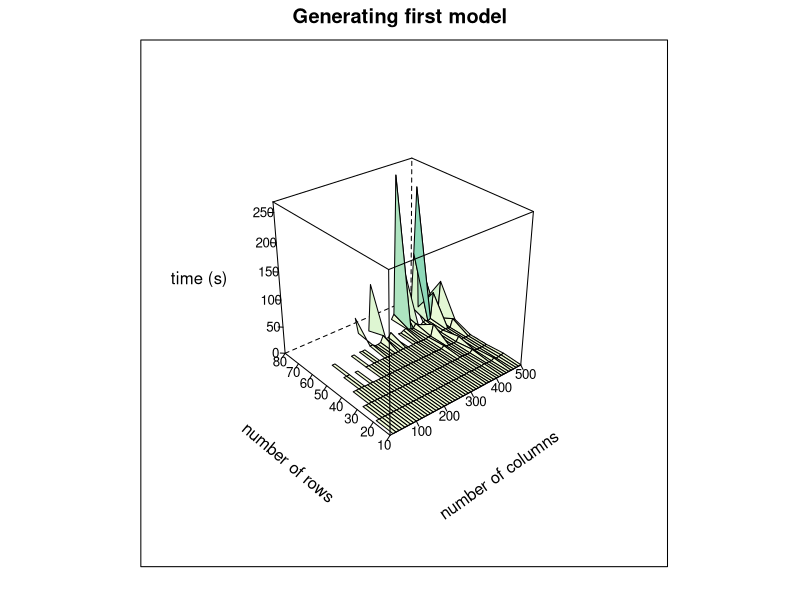
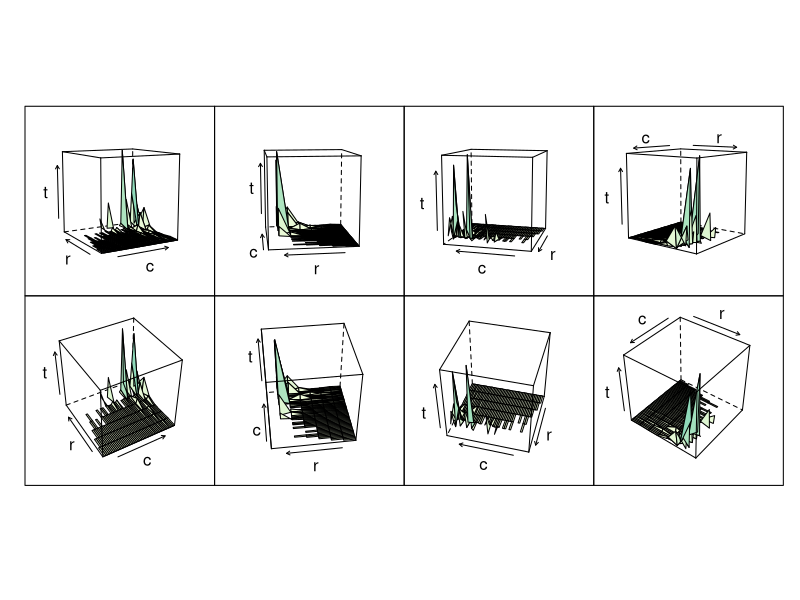
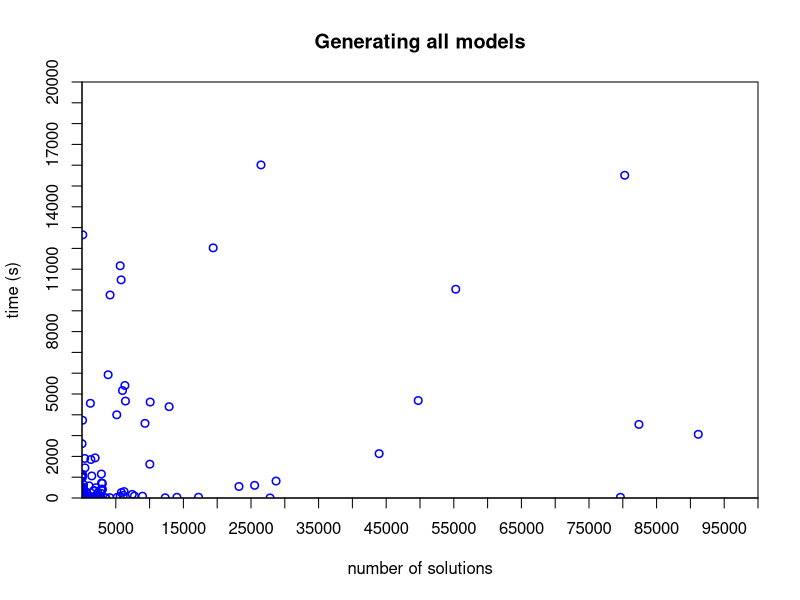
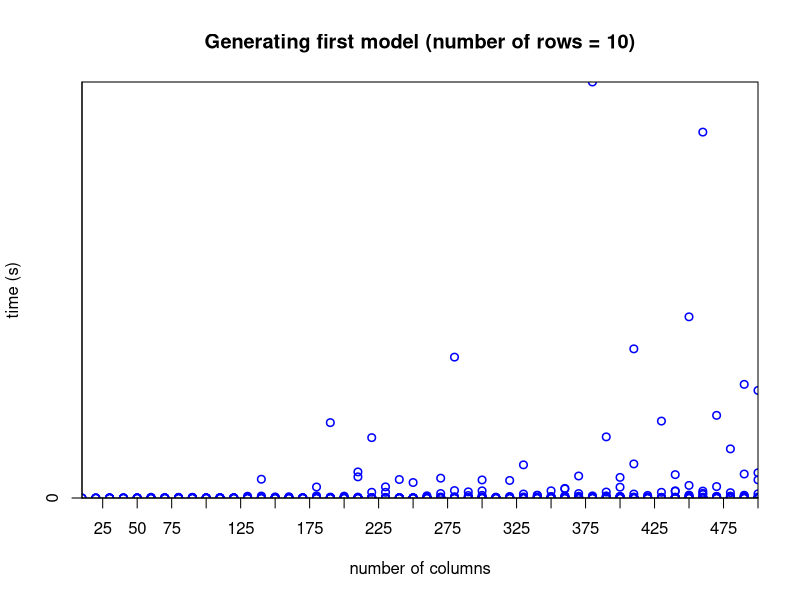

Source code (R) for these figures, in order:
library(lattice)

#read and print data
data <- read.csv(file="benchmark1_results.csv", sep=" ")
no_na_data <- na.omit(data)
print(no_na_data)

rows <- data[1]
cols <- data[2]
healthy <- data[3]
time_first <- data[4]
time_all <- data[5]
solutions <- data[6]


#start plot axes in (0,0)
par(xaxs="i", yaxs="i") 
par(mgp=c(3,1,0))


#rows - columns - time_first
wireframe(time_first ~ cols * rows, data=no_na_data, main = "Generating first model", drape = TRUE, perspective=TRUE, colorkey=FALSE, xlab=list("number of columns", rot=35), ylab=list("number of rows", rot=-40), zlab="time (s)", xlim=c(min(cols),max(cols)), ylim=c(min(rows),max(rows)), zlim=c(min(time_first),max(time_first)), scales = list(arrows=FALSE,font = 0.3,tck = c(0.5, 0.5, 0.5),distance =c(2, 2, 2)),zoom = 0.6, cex.lab=0.05)


#rows - columns - time_first (different angles)
p <- wireframe(time_first ~ cols * rows, data=no_na_data, drape = TRUE, colorkey=FALSE, xlab="c", ylab="r", zlab="t",cex.lab=0.05, lab=3)
npanel <- c(4, 2)
rotx <- c(-50, -80)
rotz <- seq(30, 300, length = npanel[1]+1)
update(p[rep(1, prod(npanel))], layout = npanel,
    panel = function(..., screen) {
        panel.wireframe(..., screen = list(z = rotz[current.column()],
                                           x = rotx[current.row()]))})


#time for calculating all solutions - number of solutions
plot(time_all ~ solutions, data = no_na_data, main = "Generating all models", type="p", col="blue", xlab="number of solutions", ylab="time (s)", xlim=c(min(solutions),100000), ylim=c(min(time_all),20000), xaxp  = c(0,100000, 20), yaxp  = c(0,20000, 20), lwd=1.5)


#time for calculating first model - number of cols (number of rows fixed to 10)
plot(time_first ~ cols, data = no_na_data, main = "Generating first model (number of rows = 10)", type="p", col="blue", xlab="number of columns", ylab="time (s)", xlim=c(min(cols),max(cols)), ylim=c(min(time_first),max(time_first)), xaxp  = c(0,max(cols), 20), yaxp  = c(0,round(max(time_all), digits=-2), 20), lwd=1.5)


